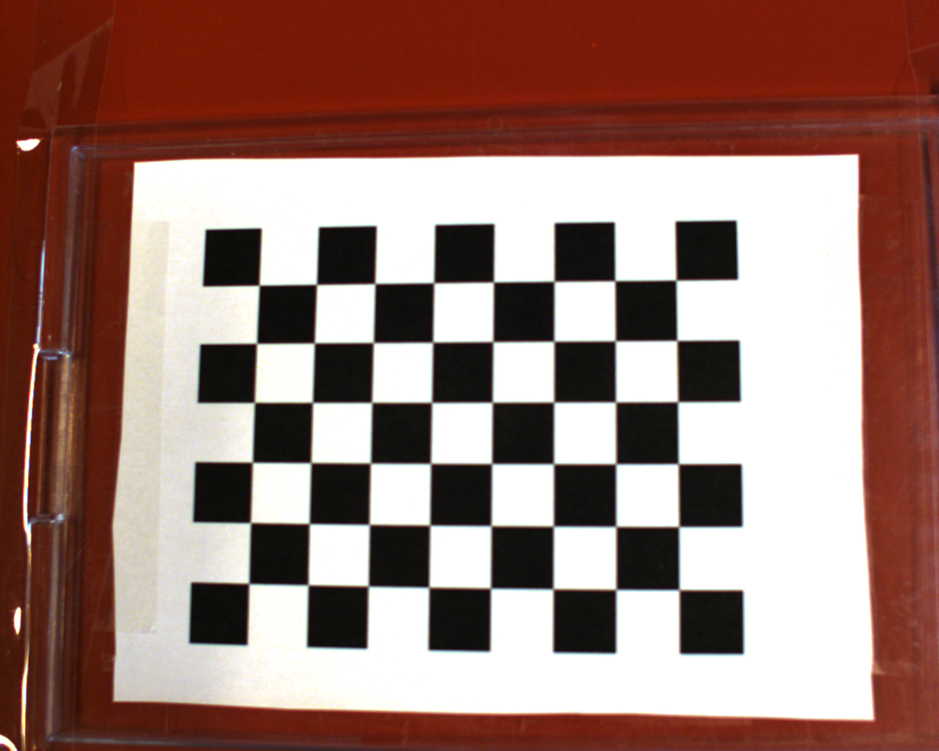
#> input picture rob7/perception/lecture10/exercises/data/UR-calibration/images/image1.png, 939 x 751 px, shrunk from 1280 x 1024 before the run; its folder holds only this picture in this run
$ python ex1_get_started-calibrate-cam.py
#> lines starting #> are read from the running program, lines starting #| are printed output that depends on the picture; after the words box and inside, x2 and y2 are one past the last pixel; in counts of white or black regions, pixels touching at a corner belong together; long printed decimals are rounded
import numpy as np
import cv2
import glob
import matplotlib.pyplot as plt

# Prepare object points, like (0,0,0), (1,0,0), (2,0,0) ....,(6,9,0)
board_size = (8, 6)
pts_obj = np.zeros((board_size[0] * board_size[1], 3), np.float32)
pts_obj[:, :2] = np.mgrid[0 : board_size[0], 0 : board_size[1]].T.reshape(-1, 2)

# Scale the object points to correspond with the actual size of the squares
square_size = 12.5  # i.e. 20 mm
pts_obj *= square_size

# Arrays to store object points and image points from all the images.
all_pts_obj = []  # 3d point in real world space
all_pts_img = []  # 2d points in image plane.
image_names = []  # names of processed images
images = glob.glob("./data/UR-calibration/images/*.png")


# Loop through all the images
for fname in images:
    print(fname)
    # Loop image and convert to grayscale
    img = cv2.imread(fname)
#> img is the input picture: shape (751, 939, 3); mean B, G, R 114.2, 121.8, 153.2
    gray = cv2.cvtColor(img, cv2.COLOR_BGR2GRAY)
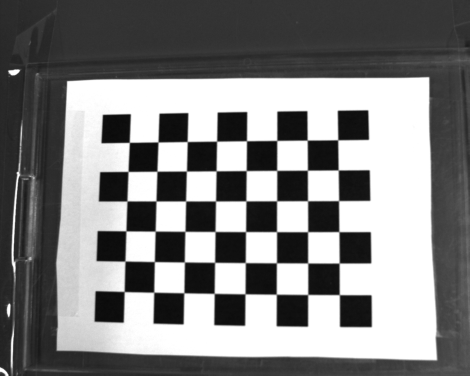
#> gray: shape (751, 939) (shown at 1/2 size); min 9, max 255, mean 130.3

    # Find the chess board corners
    ret, corners = cv2.findChessboardCorners(gray, board_size, None)
#> ret = True; corners = 48 rows, first 8: [259.5, 285.4], [316.8, 284.7], [374.8, 283.6], [433.6, 282.6], [493.5, 282], [554, 281.7], [614.6, 280.7], [675.8, 280.4]

    # If found, add object points, image points (after refining them)
    if ret == True:
        # Refine detected image points
        criteria = (cv2.TERM_CRITERIA_EPS + cv2.TERM_CRITERIA_MAX_ITER, 30, 0.001)
        corners2 = cv2.cornerSubPix(gray, corners, (3, 3), (-1, -1), criteria)
#> corners2 = 48 rows, first 8: [259.3, 285.2], [316.6, 284.5], [374.9, 283.6], [433.8, 282.8], [493.4, 282.1], [554, 281.5], [614.8, 280.8], [675.9, 280.2]

        # Store object points and image points for calibration later
        all_pts_obj.append(pts_obj)
        all_pts_img.append(corners2)

        # Store name of the image file
        image_names.append(fname)

        # Draw and display the corners
        cv2.drawChessboardCorners(img, board_size, corners2, ret)
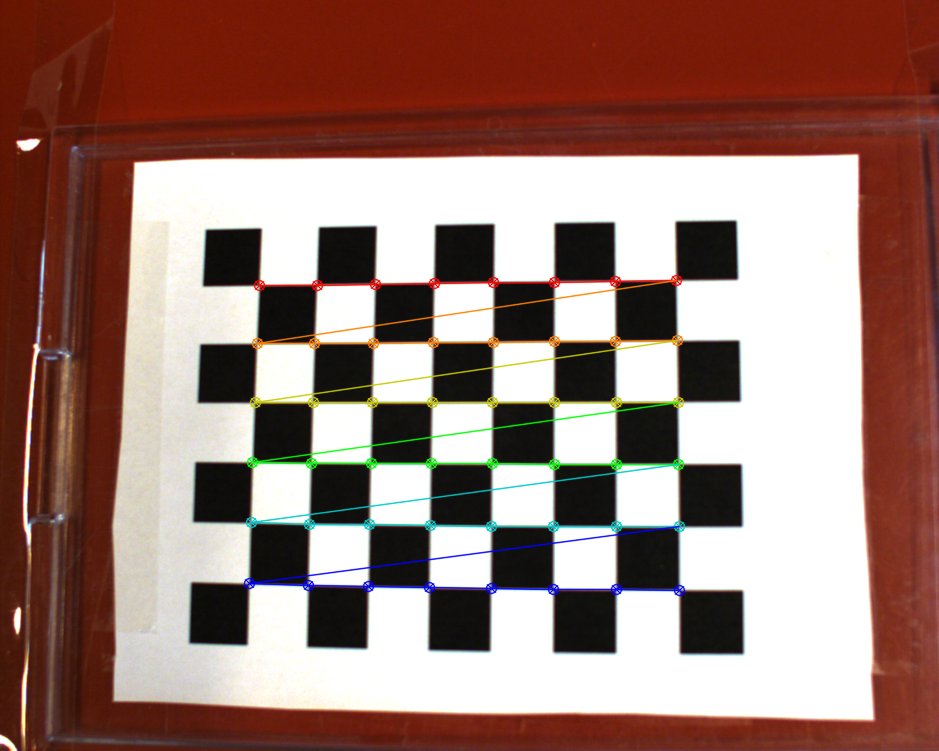
#> img: shape (751, 939, 3); 2.54% of pixels changed, all inside (x1, y1, x2, y2) = (243, 274, 686, 597)

        # Uncomment to display detected points
        # plt.figure("Detected points")
        # plt.imshow(img)
        # plt.show()

ret, mtx, dist, rvecs, tvecs = cv2.calibrateCamera(
    all_pts_obj, all_pts_img, gray.shape[::-1], None, None
)
#> ret = 0.125; mtx = [[1340.6, 0, 491.1], [0, 1341.4, 341.4], [0, 0, 1]]; dist = [[-0.156, -0.784, 0.000829, 0.00305, 6.5]]; rvecs = ([-0.165, 0.103, 0.00157],); tvecs = ([-49.23, -11.91, 282.5],)

print("Projection matrix: ", mtx)
#| Projection matrix:  [[1.34059845e+03 0.00000000e+00 4.91107081e+02]
#|  [0.00000000e+00 1.34135033e+03 3.41369196e+02]
#|  [0.00000000e+00 0.00000000e+00 1.00000000e+00]]
print("Lens distortion: ", dist)
#| Lens distortion:  [[-1.55627188e-01 -7.83924398e-01  8.29359296e-04  3.05316507e-03
#|    6.50025341e+00]]
print("Rotations: ", rvecs)
#| Rotations:  (array([[-0.165],
#|        [ 0.1025],
#|        [ 0.001567]]),)
print("Translations: ", tvecs)
#| Translations:  (array([[-49.232],
#|        [-11.911 ],
#|        [282.490  ]]),)

# Save the results to a npz file
np.savez(
    "ur-cam-cal.npz",
    projection_mat=mtx,
    distortion=dist,
    rotations=rvecs,
    translations=tvecs,
    image_names=image_names,
)

$ run again, on rob7/perception/lecture10/exercises/data/UR-calibration/images/image13.png
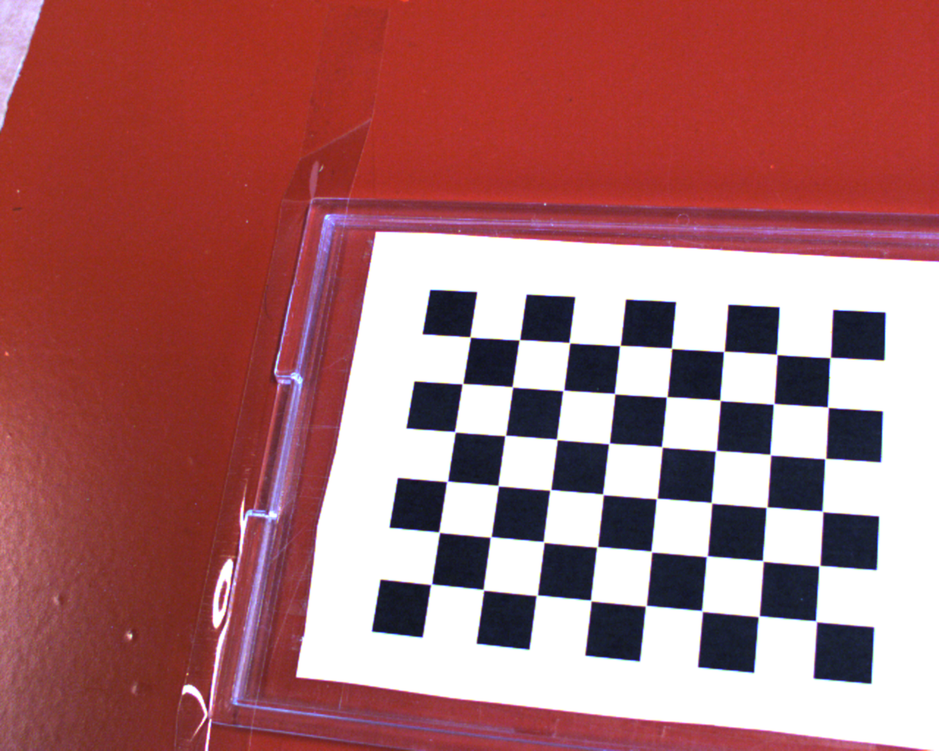
#> input picture rob7/perception/lecture10/exercises/data/UR-calibration/images/image13.png, 939 x 751 px, shrunk from 1280 x 1024 before the run
#> img is the input picture: shape (751, 939, 3); mean B, G, R 111.4, 109.4, 169.5
#> `gray = cv2.cvtColor(img, cv2.COLOR_BGR2GRAY)`:
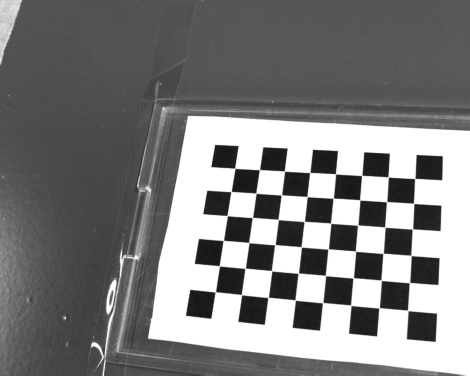
#> gray: shape (751, 939) (shown at 1/2 size); min 17, max 255, mean 127.6
#> `ret, corners = cv2.findChessboardCorners(gray, board_size, None)`: ret = True; corners = 48 rows, first 8: [470.1, 336.9], [519.4, 339.8], [569.4, 342.7], [620, 345.4], [671.6, 348.3], [723.8, 351.4], [776.6, 354.5], [830.1, 357.6]
#> corners2 = 48 rows, first 8: [470.1, 336.9], [519.4, 339.8], [569.4, 342.7], [619.9, 345.5], [671.5, 348.3], [723.8, 351.4], [776.7, 354.5], [830.1, 357.5]
#> `cv2.drawChessboardCorners(img, board_size, corners2, ret)`:
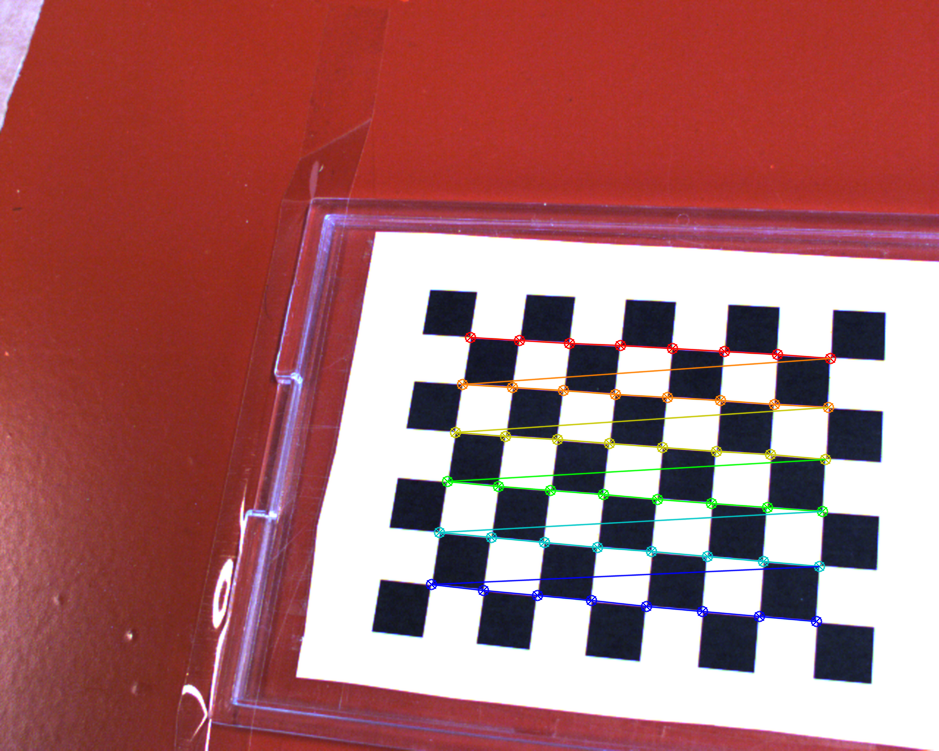
#> img: shape (751, 939, 3); 2.3% of pixels changed, all inside (x1, y1, x2, y2) = (425, 331, 837, 628)
#> `ret, mtx, dist, rvecs, tvecs = cv2.calibrateCamera( all_pts_obj, all_p..`: ret = 0.166; mtx = [[1293.5, 0, 499.9], [0, 1302.1, 360.3], [0, 0, 1]]; dist = [[-0.218, 0.987, 0.00116, 0.00522, -6.05]]; rvecs = ([-0.392, 0.208, 0.102],); tvecs = ([-7.41, -5.8, 321.6],)
#| Projection matrix:  [[1.29349944e+03 0.00000000e+00 4.99945412e+02]
#|  [0.00000000e+00 1.30211830e+03 3.60341797e+02]
#|  [0.00000000e+00 0.00000000e+00 1.00000000e+00]]
#| Lens distortion:  [[-2.18117356e-01  9.87008748e-01  1.16333843e-03  5.21935527e-03
#|   -6.05466176e+00]]
#| Rotations:  (array([[-0.392],
#|        [ 0.2077],
#|        [ 0.1019]]),)
#| Translations:  (array([[ -7.412],
#|        [ -5.801],
#|        [321.621]]),)

$ run again, on rob7/perception/lecture10/exercises/data/UR-calibration/images/image14.png
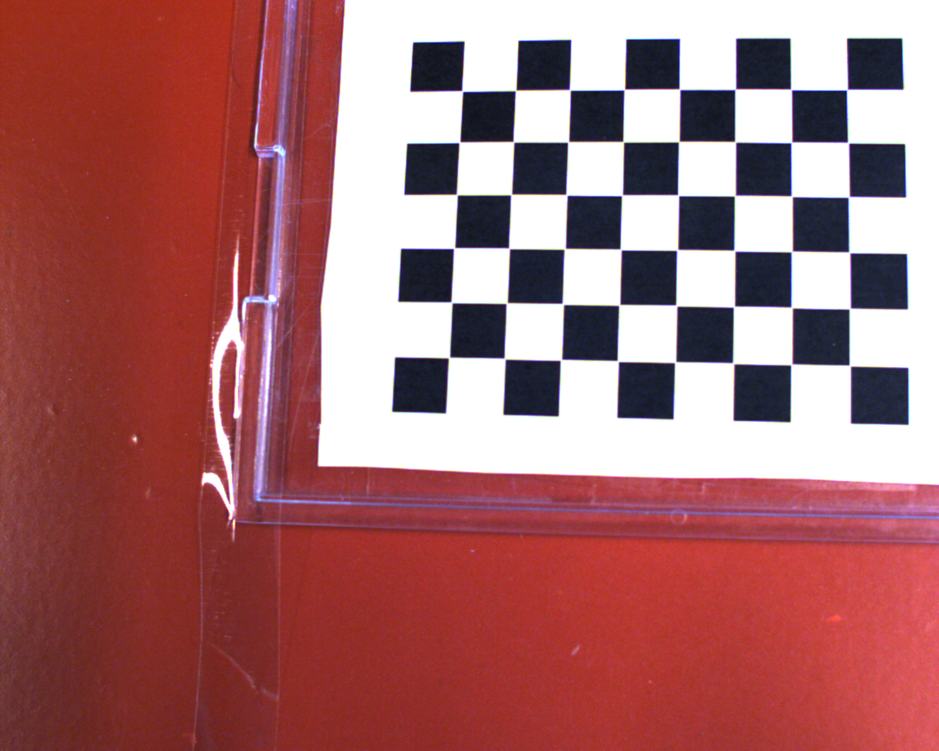
#> input picture rob7/perception/lecture10/exercises/data/UR-calibration/images/image14.png, 939 x 751 px, shrunk from 1280 x 1024 before the run
#> img is the input picture: shape (751, 939, 3); mean B, G, R 110.9, 108.7, 166.3
#> `gray = cv2.cvtColor(img, cv2.COLOR_BGR2GRAY)`:
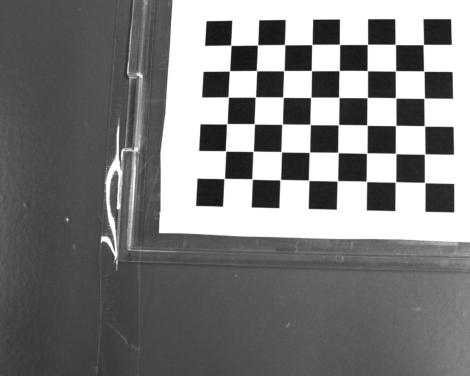
#> gray: shape (751, 939) (shown at 1/2 size); min 19, max 255, mean 126.2
#> `ret, corners = cv2.findChessboardCorners(gray, board_size, None)`: ret = True; corners = 48 rows, first 8: [462.3, 91.07], [515.7, 90.36], [570, 90.07], [624.3, 89.47], [679.5, 89.16], [735.1, 89.37], [790.9, 89.36], [847.1, 89.62]
#> corners2 = 48 rows, first 8: [462.3, 91.08], [515.6, 90.45], [569.8, 89.87], [624.3, 89.52], [679.5, 89.26], [735.1, 89.34], [791.1, 89.5], [846.9, 89.67]
#> `cv2.drawChessboardCorners(img, board_size, corners2, ret)`:
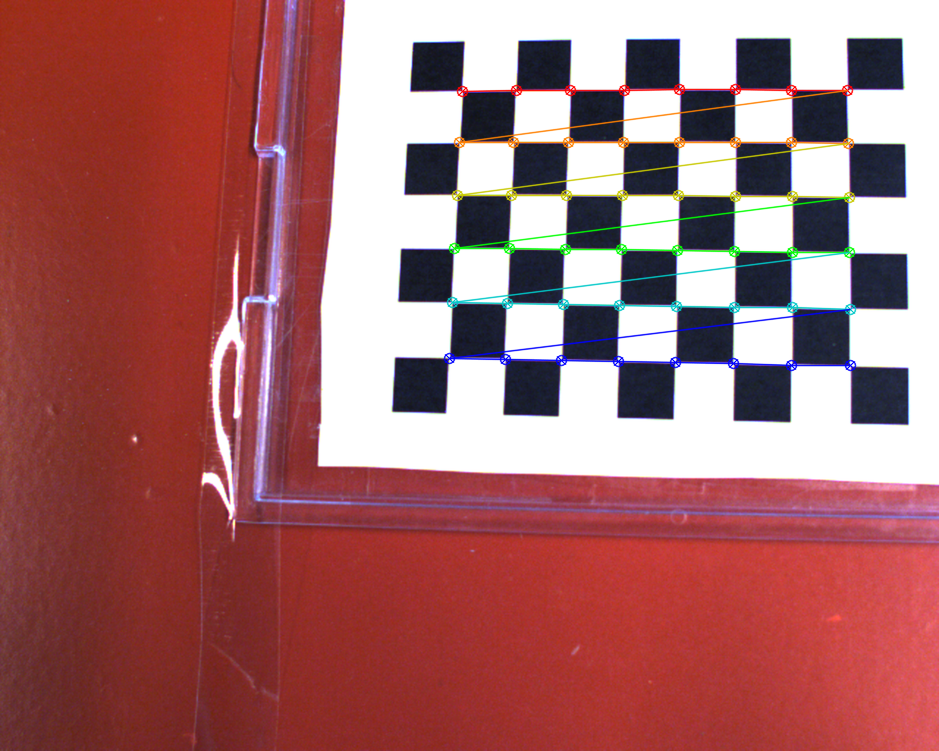
#> img: shape (751, 939, 3); 2.39% of pixels changed, all inside (x1, y1, x2, y2) = (443, 83, 857, 372)
#> `ret, mtx, dist, rvecs, tvecs = cv2.calibrateCamera( all_pts_obj, all_p..`: ret = 0.148; mtx = [[1445.8, 0, 399.7], [0, 1475.7, 379.8], [0, 0, 1]]; dist = [[-0.315, 0.808, -0.00501, 0.0215, -2.59]]; rvecs = ([-0.182, 0.167, 0.0385],); tvecs = ([14.38, -66.34, 336.7],)
#| Projection matrix:  [[1.44584993e+03 0.00000000e+00 3.99682509e+02]
#|  [0.00000000e+00 1.47570633e+03 3.79847102e+02]
#|  [0.00000000e+00 0.00000000e+00 1.00000000e+00]]
#| Lens distortion:  [[-0.3154  0.8077 -0.005009   0.02154 -2.587]]
#| Rotations:  (array([[-0.1816],
#|        [ 0.1665 ],
#|        [ 0.03855 ]]),)
#| Translations:  (array([[ 14.380],
#|        [-66.339],
#|        [336.698]]),)
